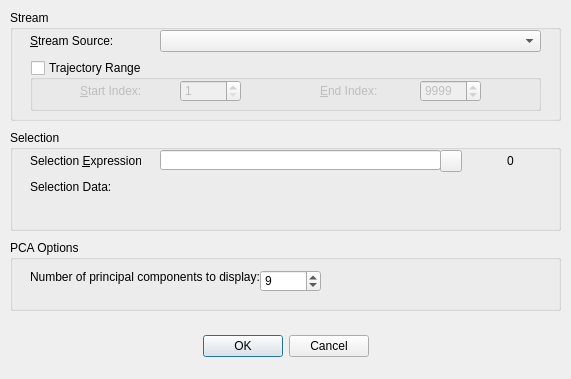
<?xml version="1.0" encoding="UTF-8"?>
<ui version="4.0">
 <class>pcaDialog</class>
 <widget class="QDialog" name="pcaDialog">
  <property name="geometry">
   <rect>
    <x>0</x>
    <y>0</y>
    <width>571</width>
    <height>379</height>
   </rect>
  </property>
  <property name="windowTitle">
   <string>Principal Component Analysis</string>
  </property>
  <widget class="QGroupBox" name="groupBox_2">
   <property name="geometry">
    <rect>
     <x>10</x>
     <y>130</y>
     <width>551</width>
     <height>101</height>
    </rect>
   </property>
   <property name="title">
    <string>Selection</string>
   </property>
   <widget class="QLabel" name="sel_label">
    <property name="geometry">
     <rect>
      <x>20</x>
      <y>20</y>
      <width>111</width>
      <height>21</height>
     </rect>
    </property>
    <property name="text">
     <string>Selection &amp;Expression:</string>
    </property>
    <property name="buddy">
     <cstring>sel_string</cstring>
    </property>
   </widget>
   <widget class="QLineEdit" name="sel_string">
    <property name="geometry">
     <rect>
      <x>150</x>
      <y>20</y>
      <width>281</width>
      <height>20</height>
     </rect>
    </property>
    <property name="whatsThis">
     <string/>
    </property>
   </widget>
   <widget class="QLabel" name="sel_atCount">
    <property name="geometry">
     <rect>
      <x>470</x>
      <y>20</y>
      <width>61</width>
      <height>21</height>
     </rect>
    </property>
    <property name="text">
     <string>0</string>
    </property>
    <property name="alignment">
     <set>Qt::AlignCenter</set>
    </property>
   </widget>
   <widget class="QLabel" name="sel_label2">
    <property name="geometry">
     <rect>
      <x>20</x>
      <y>50</y>
      <width>111</width>
      <height>20</height>
     </rect>
    </property>
    <property name="text">
     <string>Selection Data:</string>
    </property>
    <property name="alignment">
     <set>Qt::AlignLeading|Qt::AlignLeft|Qt::AlignTop</set>
    </property>
   </widget>
   <widget class="QLabel" name="sel_labelResults">
    <property name="geometry">
     <rect>
      <x>150</x>
      <y>50</y>
      <width>381</width>
      <height>41</height>
     </rect>
    </property>
    <property name="text">
     <string/>
    </property>
    <property name="textFormat">
     <enum>Qt::AutoText</enum>
    </property>
    <property name="alignment">
     <set>Qt::AlignLeading|Qt::AlignLeft|Qt::AlignTop</set>
    </property>
    <property name="wordWrap">
     <bool>true</bool>
    </property>
   </widget>
   <widget class="QPushButton" name="sel_parse">
    <property name="geometry">
     <rect>
      <x>430</x>
      <y>20</y>
      <width>22</width>
      <height>22</height>
     </rect>
    </property>
    <property name="text">
     <string/>
    </property>
   </widget>
  </widget>
  <widget class="QGroupBox" name="groupBox">
   <property name="geometry">
    <rect>
     <x>10</x>
     <y>10</y>
     <width>551</width>
     <height>111</height>
    </rect>
   </property>
   <property name="title">
    <string>Stream</string>
   </property>
   <widget class="QComboBox" name="sCombo">
    <property name="geometry">
     <rect>
      <x>150</x>
      <y>20</y>
      <width>381</width>
      <height>22</height>
     </rect>
    </property>
   </widget>
   <widget class="QLabel" name="label_2">
    <property name="geometry">
     <rect>
      <x>20</x>
      <y>21</y>
      <width>121</width>
      <height>20</height>
     </rect>
    </property>
    <property name="text">
     <string>&amp;Stream Source:</string>
    </property>
    <property name="buddy">
     <cstring>sCombo</cstring>
    </property>
   </widget>
   <widget class="QGroupBox" name="trajectoryRange">
    <property name="geometry">
     <rect>
      <x>20</x>
      <y>50</y>
      <width>511</width>
      <height>51</height>
     </rect>
    </property>
    <property name="title">
     <string>Trajectory Range</string>
    </property>
    <property name="flat">
     <bool>false</bool>
    </property>
    <property name="checkable">
     <bool>true</bool>
    </property>
    <property name="checked">
     <bool>false</bool>
    </property>
    <widget class="QLabel" name="label_4">
     <property name="geometry">
      <rect>
       <x>290</x>
       <y>20</y>
       <width>101</width>
       <height>21</height>
      </rect>
     </property>
     <property name="text">
      <string>&amp;End Index:</string>
     </property>
     <property name="buddy">
      <cstring>eIndex</cstring>
     </property>
    </widget>
    <widget class="QSpinBox" name="eIndex">
     <property name="geometry">
      <rect>
       <x>390</x>
       <y>20</y>
       <width>61</width>
       <height>22</height>
      </rect>
     </property>
     <property name="minimum">
      <number>1</number>
     </property>
     <property name="maximum">
      <number>999999</number>
     </property>
     <property name="value">
      <number>9999</number>
     </property>
    </widget>
    <widget class="QSpinBox" name="sIndex">
     <property name="geometry">
      <rect>
       <x>150</x>
       <y>20</y>
       <width>61</width>
       <height>22</height>
      </rect>
     </property>
     <property name="minimum">
      <number>1</number>
     </property>
     <property name="maximum">
      <number>999999</number>
     </property>
    </widget>
    <widget class="QLabel" name="label_5">
     <property name="geometry">
      <rect>
       <x>50</x>
       <y>20</y>
       <width>101</width>
       <height>21</height>
      </rect>
     </property>
     <property name="text">
      <string>&amp;Start Index:</string>
     </property>
     <property name="buddy">
      <cstring>sIndex</cstring>
     </property>
    </widget>
   </widget>
  </widget>
  <widget class="QDialogButtonBox" name="buttonBox">
   <property name="geometry">
    <rect>
     <x>10</x>
     <y>330</y>
     <width>551</width>
     <height>32</height>
    </rect>
   </property>
   <property name="orientation">
    <enum>Qt::Horizontal</enum>
   </property>
   <property name="standardButtons">
    <set>QDialogButtonBox::Cancel|QDialogButtonBox::Ok</set>
   </property>
   <property name="centerButtons">
    <bool>true</bool>
   </property>
  </widget>
  <widget class="QGroupBox" name="groupBox_3">
   <property name="geometry">
    <rect>
     <x>10</x>
     <y>240</y>
     <width>551</width>
     <height>71</height>
    </rect>
   </property>
   <property name="title">
    <string>PCA Options</string>
   </property>
   <widget class="QLabel" name="label">
    <property name="geometry">
     <rect>
      <x>20</x>
      <y>30</y>
      <width>231</width>
      <height>31</height>
     </rect>
    </property>
    <property name="text">
     <string>Number of principal components to display:</string>
    </property>
    <property name="alignment">
     <set>Qt::AlignLeading|Qt::AlignLeft|Qt::AlignTop</set>
    </property>
   </widget>
   <widget class="QSpinBox" name="numPC">
    <property name="geometry">
     <rect>
      <x>250</x>
      <y>30</y>
      <width>61</width>
      <height>22</height>
     </rect>
    </property>
    <property name="minimum">
     <number>1</number>
    </property>
    <property name="value">
     <number>9</number>
    </property>
   </widget>
  </widget>
 </widget>
 <tabstops>
  <tabstop>sCombo</tabstop>
  <tabstop>trajectoryRange</tabstop>
  <tabstop>sIndex</tabstop>
  <tabstop>eIndex</tabstop>
  <tabstop>sel_string</tabstop>
  <tabstop>sel_parse</tabstop>
 </tabstops>
 <resources/>
 <connections>
  <connection>
   <sender>buttonBox</sender>
   <signal>rejected()</signal>
   <receiver>pcaDialog</receiver>
   <slot>reject()</slot>
   <hints>
    <hint type="sourcelabel">
     <x>337</x>
     <y>256</y>
    </hint>
    <hint type="destinationlabel">
     <x>368</x>
     <y>232</y>
    </hint>
   </hints>
  </connection>
 </connections>
</ui>
